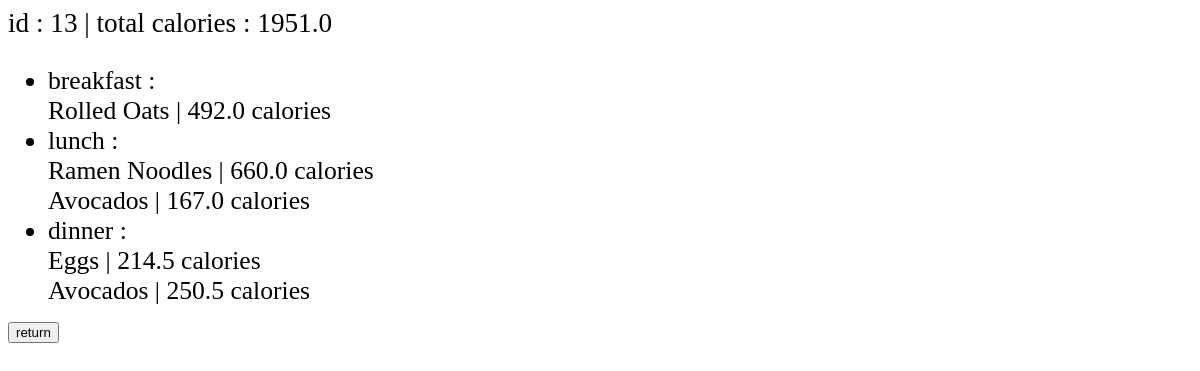
Page /recipe/past/ (signed in) on the earlier database version.
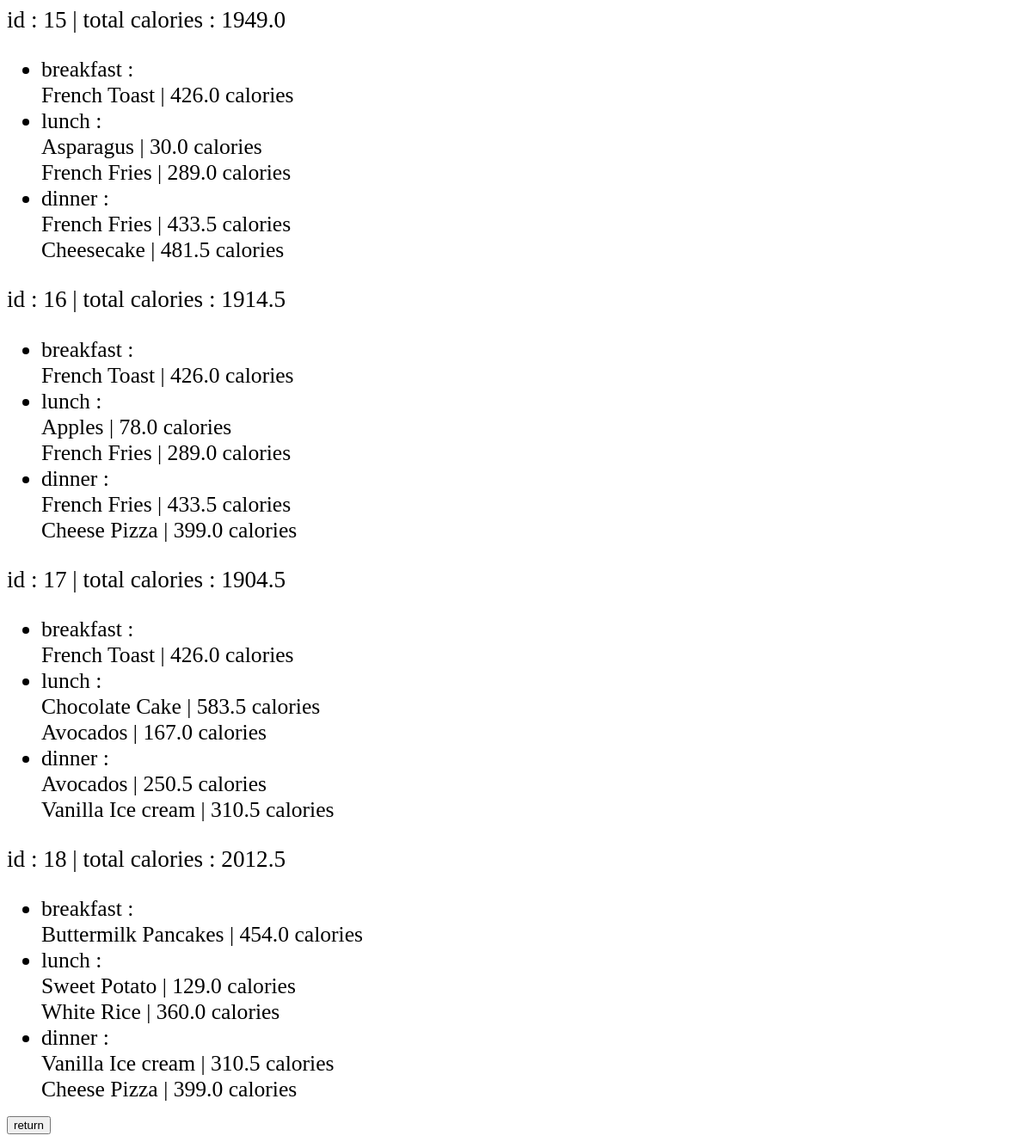
Same page on the later database version.
### main/models.py (models this page shows, shortened)
class recipeTable(models.Model):
    user = models.CharField(max_length = 50, default = '')
    totalCal = models.FloatField(default = 0)
    foodItem1 = models.CharField(max_length=125, null=True)
    cal1 = models.FloatField(default=0)
    foodItem2 = models.CharField(max_length=125, null=True)
    cal2 = models.FloatField(default=0)
    foodItem3 = models.CharField(max_length=125, null=True)
    cal3 = models.FloatField(default=0)
    foodItem4 = models.CharField(max_length=125, null=True)
    cal4 = models.FloatField(default=0)
    foodItem5 = models.CharField(max_length=125, null=True)
    cal5 = models.FloatField(default=0)
    class Meta:
        indexes = [
           models.Index(fields=['user']),
        ]

### main/views.py (the view)
# urls.py: path('recipe/past/', pastRecipe),
def pastRecipe(request):
   currentUser = request.user
   personId = currentUser.username
   recipeInfo = recipeTable.objects.raw('SELECT * FROM main_recipeTable WHERE user = %s ORDER BY id', [personId])
   return render(request, 'past_recipe.html', {'recipeInfo' : recipeInfo})

### templates/past_recipe.html
<html>
    {% for info in recipeInfo %}
    <p style="font-size:170%;">id : {{info.id}}  | total calories : {{info.totalCal}}</p>
    <ul>
        <li style="font-size:160%;">breakfast : <br> {{info.foodItem1}} | {{info.cal1}} calories</li>
        <li style="font-size:160%;">lunch : <br> {{info.foodItem2}} | {{info.cal2}} calories<br>{{info.foodItem3}} | {{info.cal3}} calories
        <li style="font-size:160%;">dinner : <br> {{info.foodItem4}} | {{info.cal4}} calories<br>{{info.foodItem5}} | {{info.cal5}} calories
    </ul>
    {% endfor %}
    <form action = "/recipe/" methond = "Post">{% csrf_token %}
        <input type = "submit" value = "return">
    </form>
</html>

Differences in the rows shown:
removed recipeTable: id "13", totalCal "1951.0", foodItem1 "Rolled Oats", cal1 "492.0", foodItem2 "Ramen Noodles", cal2 "660.0", foodItem3 "Avocados", cal3 "167.0", foodItem4 "Eggs", cal4 "214.5", foodItem5 "Avocados", cal5 "250.5"
added recipeTable: id "15", totalCal "1949.0", foodItem1 "French Toast", cal1 "426.0", foodItem2 "Asparagus", cal2 "30.0", foodItem3 "French Fries", cal3 "289.0", foodItem4 "French Fries", cal4 "433.5", foodItem5 "Cheesecake", cal5 "481.5"
added recipeTable: id "16", totalCal "1914.5", foodItem1 "French Toast", cal1 "426.0", foodItem2 "Apples", cal2 "78.0", foodItem3 "French Fries", cal3 "289.0", foodItem4 "French Fries", cal4 "433.5", foodItem5 "Cheese Pizza", cal5 "399.0"
added recipeTable: id "17", totalCal "1904.5", foodItem1 "French Toast", cal1 "426.0", foodItem2 "Chocolate Cake", cal2 "583.5", foodItem3 "Avocados", cal3 "167.0", foodItem4 "Avocados", cal4 "250.5", foodItem5 "Vanilla Ice cream", cal5 "310.5"
added recipeTable: id "18", totalCal "2012.5", foodItem1 "Buttermilk Pancakes", cal1 "454.0", foodItem2 "Sweet Potato", cal2 "129.0", foodItem3 "White Rice", cal3 "360.0", foodItem4 "Vanilla Ice cream", cal4 "310.5", foodItem5 "Cheese Pizza", cal5 "399.0"
